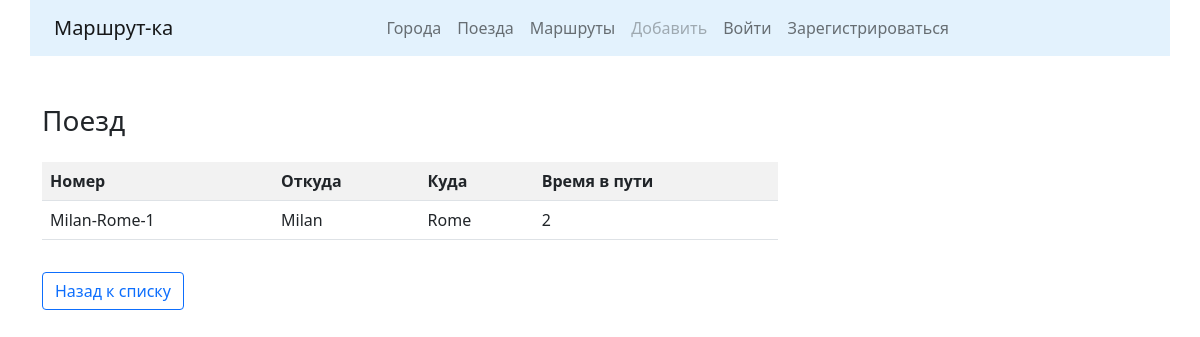
/trains/29/, run on the app's committed database.
### trains/models.py (models this page shows, shortened)
class Train(models.Model):
    name = models.CharField(max_length=50, unique=True, verbose_name="Номер поезда")
    travel_time = models.PositiveSmallIntegerField(verbose_name="Время в пути")
    departure_city = models.ForeignKey(City, on_delete=models.CASCADE,  # CASCADE - Приудалении данных в одной таблице удаляются и связанные данные в др. таблицах
                                       related_name="departure_city_set",  # Указание имени для набора (множества) экземпляров класса Train
                                       verbose_name="Город отправления"
                                       )
    destination_city = models.ForeignKey("cities.City", on_delete=models.CASCADE,  # К модели City можно обратиться не только импортировав такую модель,
                                         related_name="destination_city_set",  # from .. import City, но и указав напрямую название приложения и имя модели
                                         verbose_name="Город назначения"
                                         )
    class Meta:
        verbose_name = "Поезд"
        verbose_name_plural = "Поезда"
        ordering = ["travel_time"]

### cities/models.py (models this page shows, shortened)
class City(models.Model):
    name = models.CharField(max_length=128, unique=True, verbose_name="Город",)
    def __str__(self):
        return self.name
    class Meta:
        verbose_name = "Город"
        verbose_name_plural = "Города"
        ordering = ["name"]  # Сортировка объектов таблицы по имени

### trains/views.py (the view)
# urls.py: path('<int:pk>/', TrainDetailView.as_view(), name="detail"),
class TrainDetailView(DetailView):
    queryset = Train.objects.all()
    template_name = "trains/detail.html"

### trains/templates/trains/detail.html (shortened to what this page needs)
{% extends 'main/base.html' %}
{% block content %}
    <h3>Поезд</h3>
    <div class="row">
        <div class="col-md-8 my-3">
            <table class="table table-striped">
                <tr>
                    <th>Номер</th>
                    <th>Откуда</th>
                    <th>Куда</th>
                    <th>Время в пути</th>
                </tr>
                <tr>
                    <td>{{object.name}}</td>
                    <td>{{object.departure_city}}</td>
                    <td>{{object.destination_city}}</td>
                    <td>{{object.travel_time}}</td>
                </tr>
            </table>
        </div>
    </div>
    <div class="row">
        <div class="col-md-4">
            <a href="{% url 'trains:trains' %}">
                <button type="button" class="btn btn-outline-primary">Назад к списку</button>
            </a>
        </div>
    </div>
{% endblock %}

### data on the page
Train: name "Milan-Rome-1", departure_city "Milan", destination_city "Rome", travel_time "2"
